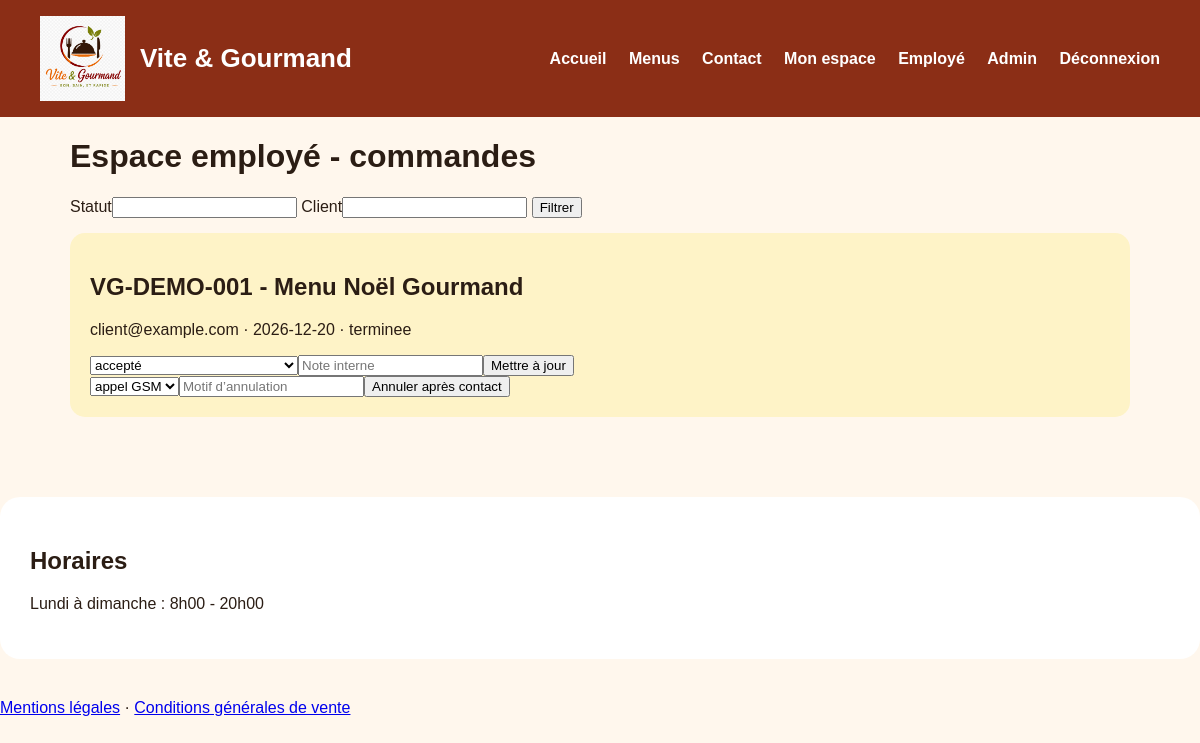
The page /public/index.php?page=employee_orders (signed in) on the database its author committed.
### tables this page shows
CREATE TABLE orders(id INT AUTO_INCREMENT PRIMARY KEY,reference VARCHAR(40) UNIQUE NOT NULL,user_id INT NOT NULL,menu_id INT NOT NULL,customer_first_name VARCHAR(80),customer_last_name VARCHAR(80),customer_email VARCHAR(180),customer_phone VARCHAR(30),service_address TEXT,service_city VARCHAR(100),service_date DATE,delivery_time TIME,people_count INT,distance_km DECIMAL(6,2) DEFAULT 0,menu_total DECIMAL(10,2),discount DECIMAL(10,2),delivery_fee DECIMAL(10,2),total DECIMAL(10,2),status ENUM('recue','accepte','en_preparation','en_livraison','livre','attente_retour_materiel','terminee','annulee') DEFAULT 'recue',cancel_contact_mode VARCHAR(40),cancel_reason TEXT,created_at DATETIME DEFAULT CURRENT_TIMESTAMP,FOREIGN KEY(user_id) REFERENCES users(id),FOREIGN KEY(menu_id) REFERENCES menus(id));

CREATE TABLE menus(id INT AUTO_INCREMENT PRIMARY KEY,title VARCHAR(150) NOT NULL,description TEXT NOT NULL,conditions TEXT NOT NULL,theme_id INT NOT NULL,diet_id INT NOT NULL,min_people INT NOT NULL,base_price DECIMAL(10,2) NOT NULL,stock INT NOT NULL DEFAULT 0,image_url VARCHAR(255),is_active BOOLEAN DEFAULT TRUE,created_at DATETIME DEFAULT CURRENT_TIMESTAMP,FOREIGN KEY(theme_id) REFERENCES themes(id),FOREIGN KEY(diet_id) REFERENCES diets(id));

### app/core/View.php (called while the page is built)
<?php
final class View
{
    public static function render(string $view, array $data = []): void
    {
        extract($data);
        require __DIR__ . '/../views/layouts/header.php';
        require __DIR__ . '/../views/' . $view . '.php';
        require __DIR__ . '/../views/layouts/footer.php';
    }
}

### app/controllers/OrderController.php (called while the page is built, shortened)
<?php
final class OrderController
{
    public function employeeList(): void
    {
        View::render('employee/orders', ['orders' => Order::search($_GET['status'] ?? null, $_GET['client'] ?? null)]);
    }
}

### public/index.php (called while the page is built, shortened)
<?php
require __DIR__ . '/../app/core/Database.php';
require __DIR__ . '/../app/core/Security.php';
require __DIR__ . '/../app/core/View.php';
$page = $_GET['page'] ?? 'home';
$routes = [
    'home' => fn() => View::render('home/index', ['reviews' => Review::approved()]),
    'menus' => fn() => (new MenuController())->index(),
    'api_menus' => fn() => (new MenuController())->api(),
    'menu' => fn() => (new MenuController())->show(),
    'login' => fn() => (new AuthController())->login(),
    'do_login' => fn() => (new AuthController())->doLogin(),
    'register' => fn() => (new AuthController())->register(),
    'do_register' => fn() => (new AuthController())->doRegister(),
    'logout' => fn() => (new AuthController())->logout(),
    'order_create' => fn() => (new OrderController())->create(),
    'order_store' => fn() => (new OrderController())->store(),
    'user_orders' => fn() => (new OrderController())->mine(),
    'dashboard' => fn() => View::render('user/dashboard'),
    'employee_orders' => fn() => (new OrderController())->employeeList(),
    'order_status' => fn() => (new OrderController())->status(),
    'order_cancel' => fn() => (new OrderController())->cancel(),
    'admin' => fn() => (new AdminController())->dashboard(),
    'admin_employees' => fn() => (new AdminController())->employees(),
    'admin_employee_create' => fn() => (new AdminController())->createEmployee(),
    'admin_employee_disable' => fn() => (new AdminController())->disableEmployee(),
    'contact' => fn() => (new ContactController())->form(),
    'contact_send' => fn() => (new ContactController())->send(),
    'legal' => fn() => View::render('home/legal'),
    'cgv' => fn() => View::render('home/cgv'),
    'review_store' => fn() => (new ReviewController())->store(),
    'forgot_password' => fn() => (new AuthController())->forgotPassword(),
    'send_reset_link' => fn() => (new AuthController())->sendResetLink(),
    'reset_password' => fn() => (new AuthController())->resetPassword(),
    'update_password' => fn() => (new AuthController())->updatePassword(),
    'admin_reviews' => fn() => (new AdminController())->reviews(),
    'admin_review_approve' => fn() => (new AdminController())->approveReview(),
    'admin_review_refuse' => fn() => (new AdminController())->refuseReview(),
    'admin' => fn() => (new AdminController())->dashboard(),
    'admin_analytics' => fn() => (new AnalyticsController())->index(),
];
($routes[$page] ?? $routes['home'])();

### app/core/Security.php (called while the page is built, shortened)
<?php
final class Security
{
    public static function startSession(): void
    {
        $config = require __DIR__ . '/../config/config.php';
    }
    public static function e(?string $value): string { return htmlspecialchars($value ?? '', ENT_QUOTES, 'UTF-8'); }
    public static function csrfToken(): string
    {
        $config = require __DIR__ . '/../config/config.php';
        $key = $config['security']['csrf_key'];
        return $_SESSION[$key];
    }
}

### app/config/config.php (called while the page is built)
<?php
$env = static function (string $name, ?string $default = null): ?string {
    $value = getenv($name);
    if ($value !== false && $value !== '') {
        return $value;
    }
    if (isset($_ENV[$name]) && $_ENV[$name] !== '') {
        return $_ENV[$name];
    }
    return $default;
};
return [
    'app_name' => 'Vite & Gourmand',
    'base_url' => $env(
        'APP_URL',
        'http://localhost:8000'
    ),
    'db' => [
        'host' => $env(
            'DB_HOST',
            $env('MYSQLHOST', '127.0.0.1')
        ),
        'port' => $env(
            'DB_PORT',
            $env('MYSQLPORT', '3308')
        ),
        'name' => $env(
            'DB_NAME',
            $env('MYSQLDATABASE', 'vite_gourmand')
        ),
        'user' => $env(
            'DB_USER',
            $env('MYSQLUSER', 'root')
        ),
        'password' => $env(
            'DB_PASS',
            $env('MYSQLPASSWORD', '')
        ),
        'charset' => 'utf8mb4',
    ],
    'mongo_uri' => $env(
        'MONGO_URI',
        'mongodb://127.0.0.1:27017'
    ),
    'mongo_database' => $env(
        'MONGO_DB',
        'vite_gourmand_stats'
    ),
    'mail_from' => $env(
        'MAIL_FROM',
        'contact@vite-gourmand.local'
    ),
    'security' => [
        'session_name' => 'VG_SESSION',
        'csrf_key' => '_csrf_token',
        'password_regex' => '/^(?=.*[a-z])(?=.*[A-Z])(?=.*\d)(?=.*[^A-Za-z0-9]).{10,}$/',
    ],
];

### app/core/Database.php (called while the page is built)
<?php
final class Database
{
    private static ?PDO $pdo = null;
    public static function pdo(): PDO
    {
        if (self::$pdo === null) {
            $config = require __DIR__ . '/../config/config.php';
            $db = $config['db'];
            $dsn = sprintf(
                'mysql:host=%s;port=%s;dbname=%s;charset=%s',
                $db['host'],
                $db['port'],
                $db['name'],
                $db['charset']
            );
            self::$pdo = new PDO($dsn, $db['user'], $db['password'], [
                PDO::ATTR_ERRMODE => PDO::ERRMODE_EXCEPTION,
                PDO::ATTR_DEFAULT_FETCH_MODE => PDO::FETCH_ASSOC,
                PDO::ATTR_EMULATE_PREPARES => false,
            ]);
        }
        return self::$pdo;
    }
}

### app/models/Order.php (called while the page is built, shortened)
<?php
final class Order
{
    public static function search(?string $status=null, ?string $client=null): array { $where=[];$p=[]; if($status){$where[]='o.status=?';$p[]=$status;} if($client){$where[]='(o.customer_email LIKE ? OR o.customer_last_name LIKE ?)';$p[]="%$client%";$p[]="%$client%";} $sql='SELECT o.*,m.title menu_title FROM orders o JOIN menus m ON m.id=o.menu_id'.($where?' WHERE '.implode(' AND ',$where):'').' ORDER BY o.service_date ASC'; $s=Database::pdo()->prepare($sql); $s->execute($p); return $s->fetchAll(); }
}

### app/views/employee/orders.php (the view, shortened to what this page needs)
<h1>Espace employé - commandes</h1>
<form class="filters"><label>Statut<input name="status" value="<?= Security::e($_GET['status'] ?? '') ?>"></label>
        <label>Client<input name="client" value="<?= Security::e($_GET['client'] ?? '') ?>"></label>
        <button>Filtrer</button>
</form><?php foreach ($orders as $o): ?>
        <article class="card">
                <h2><?= Security::e($o['reference']) ?> - <?= Security::e($o['menu_title']) ?></h2>
                <p><?= Security::e($o['customer_email']) ?> · <?= Security::e($o['service_date']) ?> · <?= Security::e($o['status']) ?></p>
                <form method="post" action="index.php?page=order_status"><?= Security::csrfField() ?><input type="hidden" name="id" value="<?= $o['id'] ?>">
                        <select name="status">
                                <option value="accepte">accepté</option>
                        </select><input name="note" placeholder="Note interne"><button>Mettre à jour</button>
                </form>
                <form method="post" action="index.php?page=order_cancel"><?= Security::csrfField() ?>
                        <select name="contact_mode">
                                <option>appel GSM</option>
                        </select><input name="reason" placeholder="Motif d’annulation" required><button>Annuler après contact</button>
                </form>
        </article><?php endforeach; ?>

### public/assets/css/style.css (style rules this page uses)
* { box-sizing: border-box; }
body { margin: 0; font-family: Arial, sans-serif; background: #fff7ed; color: #2b1d14; }
.card { background: #fef3c7; padding: 20px; border-radius: 15px; margin-top: 15px; overflow: hidden; }
.menu-card, .card, .menu-item { max-width: 100%; box-sizing: border-box; overflow: hidden; }

### rows shown on the page
orders: reference "VG-DEMO-001", menu.title "Menu Noël Gourmand", customer_email "client@example.com", service_date "2026-12-20", status "terminee"
